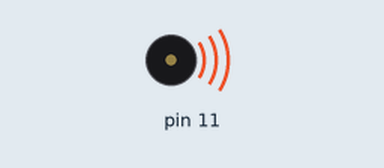
Simulated run of this sketch. Board: Arduino Uno, built with avr-gcc and run on an emulated ATmega328P. On the bench: buzzer (waves = sounding).

Above: at 0.1 s.
Timing chart, 0 to 1.6 s (numbered marks = the images above):
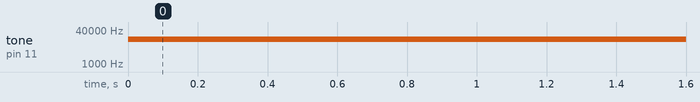

Measured:
- by itself, tone on pin 11: silent → 15000 Hz at 0.00 s

The sketch:

SimpleJammer_v.0.1.ino
```cpp
  //### Pin D11 or Pin D7 <==> Data (315/433MHz TX)
  //### Pin Vcc <==> Vcc (315/433MHz TX)
  //### Pin GND <==> GND (315/433MHz TX)

void setup() {
  //tone(11, 15000, 5000);
}

void loop() {
  // Transmitter on pin #11 or pin #7
  tone(11, 15000, 10000); // It generates a square wave  Default:15000
  //tone(7, 15000, 10000);
  //tone(11, 15000);
}
```
